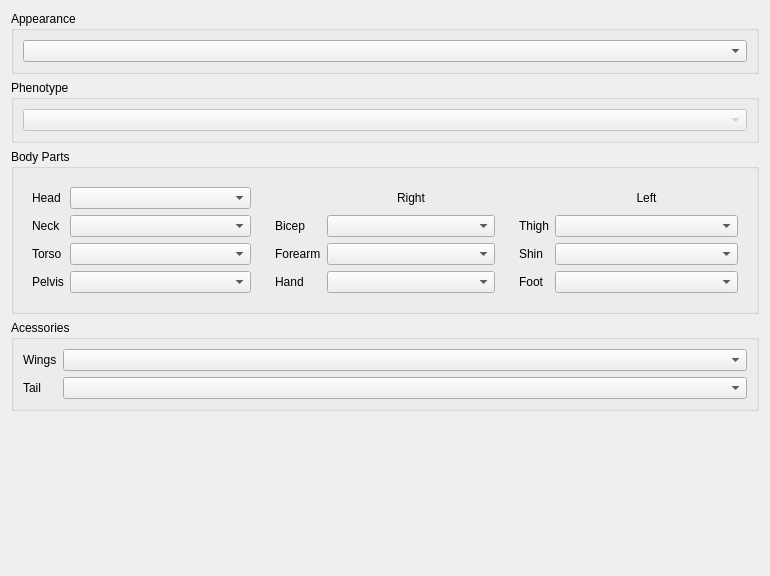
<?xml version="1.0" encoding="UTF-8"?>
<ui version="4.0">
    <class>CreatureAppearanceView</class>
    <widget class="QWidget" name="CreatureAppearanceView">
        <property name="geometry">
            <rect>
                <x>0</x>
                <y>0</y>
                <width>770</width>
                <height>576</height>
            </rect>
        </property>
        <property name="windowTitle">
            <string>Form</string>
        </property>
        <layout class="QVBoxLayout" name="verticalLayout">
            <item>
                <widget class="QGroupBox" name="appearanceGroupBox">
                    <property name="title">
                        <string>Appearance</string>
                    </property>
                    <layout class="QHBoxLayout" name="horizontalLayout">
                        <item>
                            <widget class="QComboBox" name="appearance" />
                        </item>
                    </layout>
                </widget>
            </item>
            <item>
                <widget class="QGroupBox" name="phenoGroupBox">
                    <property name="title">
                        <string>Phenotype</string>
                    </property>
                    <layout class="QHBoxLayout" name="horizontalLayout_3">
                        <item>
                            <widget class="QComboBox" name="phenotype">
                                <property name="enabled">
                                    <bool>false</bool>
                                </property>
                            </widget>
                        </item>
                    </layout>
                </widget>
            </item>
            <item>
                <widget class="QGroupBox" name="groupBox_2">
                    <property name="title">
                        <string>Body Parts</string>
                    </property>
                    <layout class="QHBoxLayout" name="horizontalLayout_2">
                        <item>
                            <widget class="QWidget" name="widget" native="true">
                                <layout class="QGridLayout" name="gridLayout_2">
                                    <item row="1" column="1">
                                        <widget class="QComboBox" name="comboBox_4" />
                                    </item>
                                    <item row="0" column="1">
                                        <widget class="QComboBox" name="comboBox_2" />
                                    </item>
                                    <item row="3" column="0">
                                        <widget class="QLabel" name="label_6">
                                            <property name="text">
                                                <string>Pelvis</string>
                                            </property>
                                        </widget>
                                    </item>
                                    <item row="0" column="0">
                                        <widget class="QLabel" name="label">
                                            <property name="sizePolicy">
                                                <sizepolicy hsizetype="Fixed" vsizetype="Preferred">
                                                    <horstretch>0</horstretch>
                                                    <verstretch>0</verstretch>
                                                </sizepolicy>
                                            </property>
                                            <property name="text">
                                                <string>Head</string>
                                            </property>
                                        </widget>
                                    </item>
                                    <item row="2" column="0">
                                        <widget class="QLabel" name="label_5">
                                            <property name="text">
                                                <string>Torso</string>
                                            </property>
                                        </widget>
                                    </item>
                                    <item row="3" column="1">
                                        <widget class="QComboBox" name="comboBox_6" />
                                    </item>
                                    <item row="1" column="0">
                                        <widget class="QLabel" name="label_4">
                                            <property name="text">
                                                <string>Neck</string>
                                            </property>
                                        </widget>
                                    </item>
                                    <item row="2" column="1">
                                        <widget class="QComboBox" name="comboBox_5" />
                                    </item>
                                </layout>
                            </widget>
                        </item>
                        <item>
                            <widget class="QWidget" name="widget_2" native="true">
                                <layout class="QGridLayout" name="gridLayout_3">
                                    <item row="2" column="0">
                                        <widget class="QLabel" name="label_7">
                                            <property name="text">
                                                <string>Forearm</string>
                                            </property>
                                        </widget>
                                    </item>
                                    <item row="3" column="0">
                                        <widget class="QLabel" name="label_10">
                                            <property name="text">
                                                <string>Hand</string>
                                            </property>
                                        </widget>
                                    </item>
                                    <item row="1" column="1">
                                        <widget class="QComboBox" name="comboBox_8" />
                                    </item>
                                    <item row="2" column="1">
                                        <widget class="QComboBox" name="comboBox_9" />
                                    </item>
                                    <item row="1" column="0">
                                        <widget class="QLabel" name="label_8">
                                            <property name="sizePolicy">
                                                <sizepolicy hsizetype="Fixed" vsizetype="Preferred">
                                                    <horstretch>0</horstretch>
                                                    <verstretch>0</verstretch>
                                                </sizepolicy>
                                            </property>
                                            <property name="text">
                                                <string>Bicep</string>
                                            </property>
                                        </widget>
                                    </item>
                                    <item row="3" column="1">
                                        <widget class="QComboBox" name="comboBox_10" />
                                    </item>
                                    <item row="0" column="1">
                                        <widget class="QLabel" name="label_9">
                                            <property name="text">
                                                <string>Right</string>
                                            </property>
                                            <property name="alignment">
                                                <set>Qt::AlignmentFlag::AlignCenter</set>
                                            </property>
                                        </widget>
                                    </item>
                                </layout>
                            </widget>
                        </item>
                        <item>
                            <widget class="QWidget" name="widget_3" native="true">
                                <layout class="QGridLayout" name="gridLayout_4">
                                    <item row="3" column="1">
                                        <widget class="QComboBox" name="comboBox_14" />
                                    </item>
                                    <item row="0" column="1">
                                        <widget class="QLabel" name="label_13">
                                            <property name="text">
                                                <string>Left</string>
                                            </property>
                                            <property name="alignment">
                                                <set>Qt::AlignmentFlag::AlignCenter</set>
                                            </property>
                                        </widget>
                                    </item>
                                    <item row="3" column="0">
                                        <widget class="QLabel" name="label_14">
                                            <property name="text">
                                                <string>Foot</string>
                                            </property>
                                        </widget>
                                    </item>
                                    <item row="1" column="0">
                                        <widget class="QLabel" name="label_12">
                                            <property name="sizePolicy">
                                                <sizepolicy hsizetype="Fixed" vsizetype="Preferred">
                                                    <horstretch>0</horstretch>
                                                    <verstretch>0</verstretch>
                                                </sizepolicy>
                                            </property>
                                            <property name="text">
                                                <string>Thigh</string>
                                            </property>
                                        </widget>
                                    </item>
                                    <item row="1" column="1">
                                        <widget class="QComboBox" name="comboBox_12" />
                                    </item>
                                    <item row="2" column="0">
                                        <widget class="QLabel" name="label_11">
                                            <property name="text">
                                                <string>Shin</string>
                                            </property>
                                        </widget>
                                    </item>
                                    <item row="2" column="1">
                                        <widget class="QComboBox" name="comboBox_13" />
                                    </item>
                                </layout>
                            </widget>
                        </item>
                    </layout>
                </widget>
            </item>
            <item>
                <widget class="QGroupBox" name="groupBox_3">
                    <property name="title">
                        <string>Acessories</string>
                    </property>
                    <layout class="QGridLayout" name="gridLayout">
                        <item row="0" column="0">
                            <widget class="QLabel" name="label_2">
                                <property name="text">
                                    <string>Wings</string>
                                </property>
                            </widget>
                        </item>
                        <item row="0" column="1">
                            <widget class="QComboBox" name="wings" />
                        </item>
                        <item row="1" column="0">
                            <widget class="QLabel" name="label_3">
                                <property name="sizePolicy">
                                    <sizepolicy hsizetype="Fixed" vsizetype="Preferred">
                                        <horstretch>0</horstretch>
                                        <verstretch>0</verstretch>
                                    </sizepolicy>
                                </property>
                                <property name="text">
                                    <string>Tail</string>
                                </property>
                            </widget>
                        </item>
                        <item row="1" column="1">
                            <widget class="QComboBox" name="tails" />
                        </item>
                    </layout>
                </widget>
            </item>
            <item>
                <spacer name="verticalSpacer">
                    <property name="orientation">
                        <enum>Qt::Orientation::Vertical</enum>
                    </property>
                    <property name="sizeHint" stdset="0">
                        <size>
                            <width>20</width>
                            <height>40</height>
                        </size>
                    </property>
                </spacer>
            </item>
        </layout>
    </widget>
    <resources />
    <connections />
</ui>
